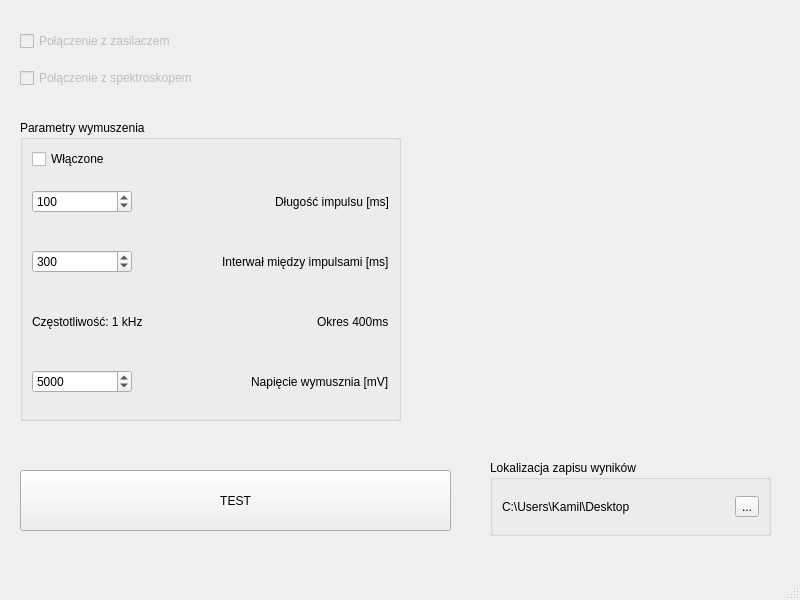
<?xml version="1.0" encoding="UTF-8"?>
<ui version="4.0">
 <class>MainWindow</class>
 <widget class="QMainWindow" name="MainWindow">
  <property name="geometry">
   <rect>
    <x>0</x>
    <y>0</y>
    <width>800</width>
    <height>600</height>
   </rect>
  </property>
  <property name="windowTitle">
   <string>MainWindow</string>
  </property>
  <widget class="QWidget" name="centralwidget">
   <widget class="QPushButton" name="pushButton">
    <property name="geometry">
     <rect>
      <x>20</x>
      <y>470</y>
      <width>431</width>
      <height>61</height>
     </rect>
    </property>
    <property name="text">
     <string>TEST</string>
    </property>
   </widget>
   <widget class="QGroupBox" name="groupBox">
    <property name="geometry">
     <rect>
      <x>490</x>
      <y>460</y>
      <width>281</width>
      <height>76</height>
     </rect>
    </property>
    <property name="title">
     <string>Lokalizacja zapisu wyników</string>
    </property>
    <layout class="QHBoxLayout" name="horizontalLayout_2">
     <item>
      <widget class="QLabel" name="label_sciezka">
       <property name="text">
        <string>C:\Users\Kamil\Desktop</string>
       </property>
      </widget>
     </item>
     <item>
      <widget class="QToolButton" name="toolButton_wybor_lokalizacji">
       <property name="text">
        <string>...</string>
       </property>
      </widget>
     </item>
    </layout>
   </widget>
   <widget class="QWidget" name="gridLayoutWidget">
    <property name="geometry">
     <rect>
      <x>20</x>
      <y>20</y>
      <width>215</width>
      <height>80</height>
     </rect>
    </property>
    <layout class="QGridLayout" name="gridLayout">
     <item row="0" column="0">
      <widget class="QCheckBox" name="checkBox">
       <property name="enabled">
        <bool>false</bool>
       </property>
       <property name="text">
        <string>Połączenie z zasilaczem</string>
       </property>
      </widget>
     </item>
     <item row="1" column="0">
      <widget class="QCheckBox" name="checkBox_2">
       <property name="enabled">
        <bool>false</bool>
       </property>
       <property name="text">
        <string>Połączenie z spektroskopem</string>
       </property>
      </widget>
     </item>
    </layout>
   </widget>
   <widget class="QGroupBox" name="groupBox_2">
    <property name="geometry">
     <rect>
      <x>20</x>
      <y>120</y>
      <width>381</width>
      <height>301</height>
     </rect>
    </property>
    <property name="title">
     <string>Parametry wymuszenia</string>
    </property>
    <layout class="QVBoxLayout" name="verticalLayout">
     <item>
      <widget class="QCheckBox" name="checkBox_wlaczone_wymuszenie">
       <property name="text">
        <string>Włączone</string>
       </property>
      </widget>
     </item>
     <item>
      <layout class="QHBoxLayout" name="horizontalLayout">
       <item>
        <widget class="QSpinBox" name="spinBox_dlugosc_imp">
         <property name="minimumSize">
          <size>
           <width>100</width>
           <height>0</height>
          </size>
         </property>
         <property name="minimum">
          <number>1</number>
         </property>
         <property name="maximum">
          <number>10000</number>
         </property>
         <property name="value">
          <number>100</number>
         </property>
        </widget>
       </item>
       <item>
        <spacer name="horizontalSpacer_2">
         <property name="orientation">
          <enum>Qt::Orientation::Horizontal</enum>
         </property>
         <property name="sizeHint" stdset="0">
          <size>
           <width>40</width>
           <height>20</height>
          </size>
         </property>
        </spacer>
       </item>
       <item>
        <widget class="QLabel" name="label_2">
         <property name="text">
          <string>Długość impulsu [ms]</string>
         </property>
        </widget>
       </item>
      </layout>
     </item>
     <item>
      <layout class="QHBoxLayout" name="horizontalLayout_3">
       <item>
        <widget class="QSpinBox" name="spinBox_interwal">
         <property name="minimumSize">
          <size>
           <width>100</width>
           <height>0</height>
          </size>
         </property>
         <property name="minimum">
          <number>1</number>
         </property>
         <property name="maximum">
          <number>10000</number>
         </property>
         <property name="value">
          <number>300</number>
         </property>
        </widget>
       </item>
       <item>
        <spacer name="horizontalSpacer_3">
         <property name="orientation">
          <enum>Qt::Orientation::Horizontal</enum>
         </property>
         <property name="sizeHint" stdset="0">
          <size>
           <width>40</width>
           <height>20</height>
          </size>
         </property>
        </spacer>
       </item>
       <item>
        <widget class="QLabel" name="label_3">
         <property name="text">
          <string>Interwał między impulsami [ms]</string>
         </property>
        </widget>
       </item>
      </layout>
     </item>
     <item>
      <layout class="QHBoxLayout" name="horizontalLayout_5">
       <item>
        <widget class="QLabel" name="label_czestotliwosc">
         <property name="text">
          <string>Częstotliwość: 1 kHz</string>
         </property>
        </widget>
       </item>
       <item>
        <spacer name="horizontalSpacer">
         <property name="orientation">
          <enum>Qt::Orientation::Horizontal</enum>
         </property>
         <property name="sizeHint" stdset="0">
          <size>
           <width>40</width>
           <height>20</height>
          </size>
         </property>
        </spacer>
       </item>
       <item>
        <widget class="QLabel" name="label_okres">
         <property name="text">
          <string>Okres 400ms</string>
         </property>
        </widget>
       </item>
      </layout>
     </item>
     <item>
      <layout class="QHBoxLayout" name="horizontalLayout_4">
       <item>
        <widget class="QSpinBox" name="spinBox_3amplitudanapiecia">
         <property name="minimumSize">
          <size>
           <width>100</width>
           <height>0</height>
          </size>
         </property>
         <property name="minimum">
          <number>1</number>
         </property>
         <property name="maximum">
          <number>60000</number>
         </property>
         <property name="stepType">
          <enum>QAbstractSpinBox::StepType::AdaptiveDecimalStepType</enum>
         </property>
         <property name="value">
          <number>5000</number>
         </property>
        </widget>
       </item>
       <item>
        <spacer name="horizontalSpacer_4">
         <property name="orientation">
          <enum>Qt::Orientation::Horizontal</enum>
         </property>
         <property name="sizeHint" stdset="0">
          <size>
           <width>40</width>
           <height>20</height>
          </size>
         </property>
        </spacer>
       </item>
       <item>
        <widget class="QLabel" name="label_4">
         <property name="text">
          <string>Napięcie wymusznia [mV]</string>
         </property>
        </widget>
       </item>
      </layout>
     </item>
    </layout>
   </widget>
  </widget>
  <widget class="QMenuBar" name="menubar">
   <property name="geometry">
    <rect>
     <x>0</x>
     <y>0</y>
     <width>800</width>
     <height>27</height>
    </rect>
   </property>
  </widget>
  <widget class="QStatusBar" name="statusbar"/>
 </widget>
 <resources/>
 <connections/>
</ui>
